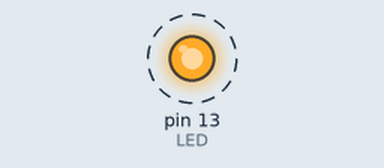
Recording of a sketch running on a simulated Arduino Uno, built with avr-gcc and run on an emulated ATmega328P. Shown: output pins drawn as LEDs (lit = HIGH). Dashed ring = blinking. What the sketch prints to the serial monitor is not drawn.

Above: at 0.5 s.
Timing chart, 0 to 4.6 s (numbered marks = the images above):
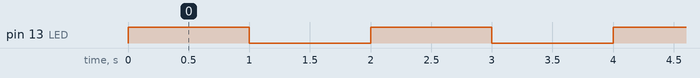

The sketch:

hello_arduino.ino
```cpp
//Johnny Krosby
//Finite LED Blinker
//The light will blink 5 times and then stop

int LED = 13;
int counter = 0;
bool ledState = false;


void setup() {
  // put your setup code here, to run once:
  Serial.begin(9600);
  Serial.println("The light will blink on 5 times and then stop");
  pinMode(LED, OUTPUT);

}

void loop() {
  //digitalWrite() tells the Arduino Uno that the LED is plugged into the slot equal to the LED function(13 currently) and the second input says what amont of power to put into that slot due to the OUTPUT function in pinMode.
  //The LED blinks on pin X because we put the LED function in the left side of pinMode and digitalWrite and the left side is the x side of the input
  //Serial.Begin doesn't affect the LED due to it not being digital, but in the Serial monitor it makes all of the characters being printed by Serial.println() unknown.
  //The bigger the delay gets the slower the blink is because delay() is delaying the void loop() by however many miliseconds is written in the delay() command, so more delay freezes the void loop() for longer.

  if (counter <= 9) {
    ledState = !ledState;
    digitalWrite(LED, ledState);
    if (ledState == 0)
    {
      Serial.println(" \t OFF");
    }
    else
    {
      Serial.print("ON");
    }
    counter++;
    //The if statements above tell you if the LED is on or off depending on the value of ledState in the serial monitor
    delay(1000);
  }

  if (counter == 10)
  {
    counter++;
    digitalWrite(LED, LOW);
    Serial.println("The Light has blinked on 5 times");
    //It wasnt working so i just delayed it by 19 days at least for now
  }

  // if x is true then this happens
  // an else or else if statement is only required if you want something specific to happen if the if statement returns false. if there is no else or else if statement the it will default to having "else{}"
  // Ther are the same (as well as x += 1;)
  // What should your Serial Monitor display when your code runs once?
  // Fill in the blank: "A single equal sign is used to set a variable equal to a specific value, and a double equal sign is used to check whether or not a variable is set to a specific value".
  // https://www.arduino.cc/reference/en/#structure
  //


}
```

Measured:
- by itself, pin 13 (LED): alternates HIGH for 1.0 s and LOW for 1.0 s, 10 changes in all, then stays LOW
